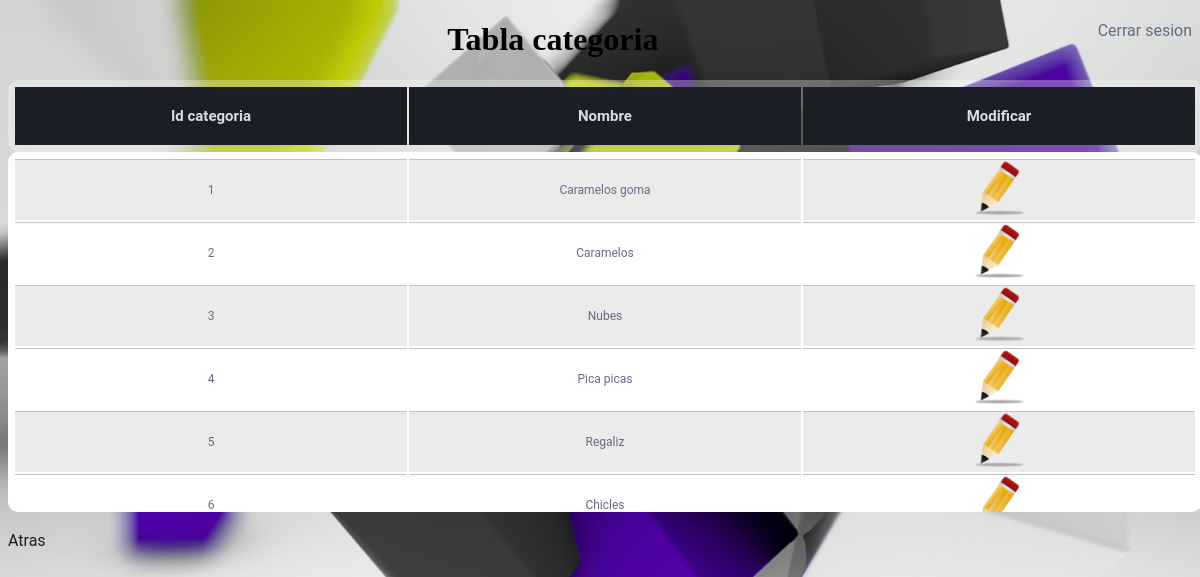
The app's page /tienda_chuches/admin/categorias/categoria.php (signed in), older data.
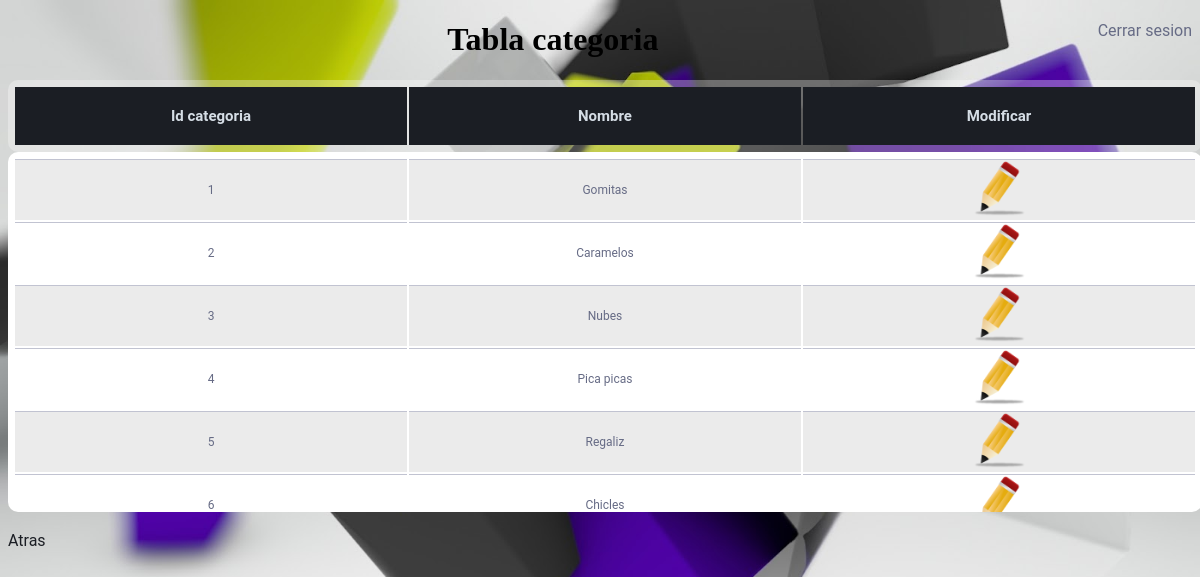
The same page, newer data.
### tables this page shows
CREATE TABLE `categoria` (
  `id_categoria` int(10) NOT NULL,
  `nombre_cat` varchar(50) NOT NULL
);

### tienda_chuches/admin/categorias/categoria.php (the view, shortened to what this page needs)
<!DOCTYPE html>
<html lang="">
<head>
  <link rel="stylesheet" type="text/css" href="../estilotabla.css">
</head>
<body>
<?php
  if (isset($_SESSION["admin"])) {
    ?>
    <a id="salir" href='../../salir.php' >Cerrar sesion</a>
    <h1>Tabla categoria</h1>
    <div class="titulo">
        <table >
       <tr>
         <th>Id categoria</th>
         <th>Nombre</th>
         <th>Modificar</th>
       </tr>
     </table>
    </div>
    <div class="contenido">
    <table>
      <tbody>
    <?php
     $connection = new mysqli("localhost", "root", "3546", "tienda_chuches");
      if ($result = $connection->query("SELECT * FROM categoria;")) {
      while($obj = $result->fetch_object()) {
              echo "<tr>";
              echo "<td><a href='../chuches/chuches.php?idcat=$obj->id_categoria'>".$obj->id_categoria."</a></td>";
              echo "<td><a href='../chuches/chuches.php?idcat=$obj->id_categoria'>".$obj->nombre_cat."</a></td>";
              echo "<td>
                    <a href='modificarcat.php?idcat=$obj->id_categoria'/>
                    <img src='../img/modificar.png'/></a>
                    </td>";
              echo "</tr>";
         }
        } else {
              echo "Error: ". $sql ."<br>". mysqli_error($connection);
        }
          ?>
        </tbody>
         </table>
       </div>
    <?php
    echo "<br><a class='atras' href='../admin.php'>Atras</a>";
  } else {
    session_destroy();
    header("Location: ../../login.php");
  }
 ?>
</body>
</html>

Row changes from the older to the newer data that the page shows:
changed categoria id 1: nombre_cat "Caramelos goma" → "Gomitas"
